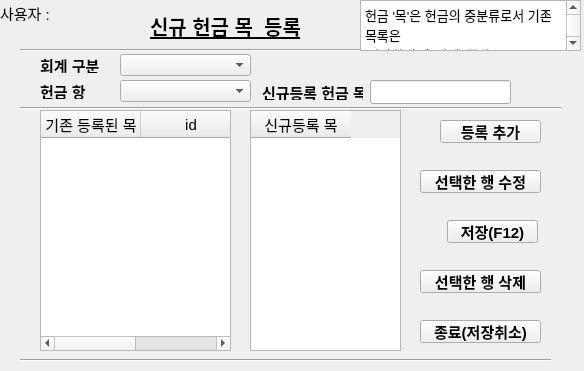
<?xml version="1.0" encoding="UTF-8"?>
<ui version="4.0">
 <class>Dialog</class>
 <widget class="QDialog" name="Dialog">
  <property name="enabled">
   <bool>true</bool>
  </property>
  <property name="geometry">
   <rect>
    <x>0</x>
    <y>0</y>
    <width>584</width>
    <height>371</height>
   </rect>
  </property>
  <property name="font">
   <font>
    <pointsize>11</pointsize>
   </font>
  </property>
  <property name="windowTitle">
   <string>Dialog</string>
  </property>
  <widget class="QLabel" name="user">
   <property name="geometry">
    <rect>
     <x>0</x>
     <y>5</y>
     <width>51</width>
     <height>16</height>
    </rect>
   </property>
   <property name="text">
    <string>사용자 :</string>
   </property>
  </widget>
  <widget class="Line" name="line_22">
   <property name="geometry">
    <rect>
     <x>20</x>
     <y>350</y>
     <width>531</width>
     <height>20</height>
    </rect>
   </property>
   <property name="orientation">
    <enum>Qt::Horizontal</enum>
   </property>
  </widget>
  <widget class="QLabel" name="user_widget">
   <property name="geometry">
    <rect>
     <x>70</x>
     <y>6</y>
     <width>51</width>
     <height>16</height>
    </rect>
   </property>
   <property name="text">
    <string/>
   </property>
  </widget>
  <widget class="QPushButton" name="addmok_button">
   <property name="geometry">
    <rect>
     <x>440</x>
     <y>120</y>
     <width>101</width>
     <height>23</height>
    </rect>
   </property>
   <property name="font">
    <font>
     <pointsize>11</pointsize>
     <bold>true</bold>
    </font>
   </property>
   <property name="text">
    <string>등록 추가</string>
   </property>
   <property name="autoDefault">
    <bool>false</bool>
   </property>
   <property name="default">
    <bool>false</bool>
   </property>
  </widget>
  <widget class="Line" name="line_5">
   <property name="geometry">
    <rect>
     <x>20</x>
     <y>100</y>
     <width>541</width>
     <height>16</height>
    </rect>
   </property>
   <property name="orientation">
    <enum>Qt::Horizontal</enum>
   </property>
  </widget>
  <widget class="QPushButton" name="hun_mokcancel_button">
   <property name="geometry">
    <rect>
     <x>420</x>
     <y>320</y>
     <width>121</width>
     <height>23</height>
    </rect>
   </property>
   <property name="font">
    <font>
     <pointsize>11</pointsize>
     <bold>true</bold>
    </font>
   </property>
   <property name="text">
    <string>종료(저장취소)</string>
   </property>
   <property name="autoDefault">
    <bool>false</bool>
   </property>
  </widget>
  <widget class="QPushButton" name="hun_moksave_button">
   <property name="geometry">
    <rect>
     <x>447</x>
     <y>220</y>
     <width>91</width>
     <height>23</height>
    </rect>
   </property>
   <property name="font">
    <font>
     <pointsize>11</pointsize>
     <bold>true</bold>
    </font>
   </property>
   <property name="text">
    <string>저장(F12)</string>
   </property>
   <property name="shortcut">
    <string>F12</string>
   </property>
   <property name="autoDefault">
    <bool>false</bool>
   </property>
  </widget>
  <widget class="Line" name="line_3">
   <property name="geometry">
    <rect>
     <x>20</x>
     <y>40</y>
     <width>541</width>
     <height>20</height>
    </rect>
   </property>
   <property name="orientation">
    <enum>Qt::Horizontal</enum>
   </property>
  </widget>
  <widget class="QLabel" name="label">
   <property name="geometry">
    <rect>
     <x>40</x>
     <y>83</y>
     <width>61</width>
     <height>16</height>
    </rect>
   </property>
   <property name="font">
    <font>
     <pointsize>11</pointsize>
     <bold>true</bold>
    </font>
   </property>
   <property name="text">
    <string>헌금 항</string>
   </property>
  </widget>
  <widget class="QLineEdit" name="new_hun_mok_reg_widget">
   <property name="geometry">
    <rect>
     <x>370</x>
     <y>80</y>
     <width>141</width>
     <height>24</height>
    </rect>
   </property>
   <property name="font">
    <font>
     <pointsize>11</pointsize>
     <bold>true</bold>
    </font>
   </property>
  </widget>
  <widget class="QTableWidget" name="registed_mok_tableWidget">
   <property name="geometry">
    <rect>
     <x>40</x>
     <y>110</y>
     <width>191</width>
     <height>241</height>
    </rect>
   </property>
   <property name="focusPolicy">
    <enum>Qt::NoFocus</enum>
   </property>
   <column>
    <property name="text">
     <string>기존 등록된 목</string>
    </property>
   </column>
   <column>
    <property name="text">
     <string>id</string>
    </property>
   </column>
  </widget>
  <widget class="QTableWidget" name="new_mok_tableWidget">
   <property name="geometry">
    <rect>
     <x>250</x>
     <y>110</y>
     <width>151</width>
     <height>241</height>
    </rect>
   </property>
   <property name="focusPolicy">
    <enum>Qt::NoFocus</enum>
   </property>
   <column>
    <property name="text">
     <string>신규등록 목</string>
    </property>
   </column>
  </widget>
  <widget class="QLabel" name="label_2">
   <property name="geometry">
    <rect>
     <x>150</x>
     <y>10</y>
     <width>181</width>
     <height>31</height>
    </rect>
   </property>
   <property name="font">
    <font>
     <pointsize>15</pointsize>
     <bold>true</bold>
     <underline>true</underline>
    </font>
   </property>
   <property name="text">
    <string>신규 헌금 목  등록</string>
   </property>
  </widget>
  <widget class="QComboBox" name="hang_comboBox_widget">
   <property name="geometry">
    <rect>
     <x>120</x>
     <y>80</y>
     <width>131</width>
     <height>22</height>
    </rect>
   </property>
   <property name="font">
    <font>
     <pointsize>11</pointsize>
     <bold>true</bold>
    </font>
   </property>
  </widget>
  <widget class="QLabel" name="label_3">
   <property name="geometry">
    <rect>
     <x>262</x>
     <y>84</y>
     <width>101</width>
     <height>16</height>
    </rect>
   </property>
   <property name="font">
    <font>
     <pointsize>11</pointsize>
     <bold>true</bold>
    </font>
   </property>
   <property name="text">
    <string>신규등록 헌금 목</string>
   </property>
  </widget>
  <widget class="QComboBox" name="gubun_comboBox_widget">
   <property name="geometry">
    <rect>
     <x>120</x>
     <y>54</y>
     <width>131</width>
     <height>22</height>
    </rect>
   </property>
   <property name="font">
    <font>
     <pointsize>11</pointsize>
     <bold>true</bold>
    </font>
   </property>
  </widget>
  <widget class="QLabel" name="label_4">
   <property name="geometry">
    <rect>
     <x>40</x>
     <y>57</y>
     <width>71</width>
     <height>16</height>
    </rect>
   </property>
   <property name="font">
    <font>
     <pointsize>11</pointsize>
     <bold>true</bold>
    </font>
   </property>
   <property name="text">
    <string>회계 구분</string>
   </property>
  </widget>
  <widget class="QPushButton" name="mok_delete_button">
   <property name="geometry">
    <rect>
     <x>420</x>
     <y>270</y>
     <width>121</width>
     <height>23</height>
    </rect>
   </property>
   <property name="font">
    <font>
     <pointsize>11</pointsize>
     <bold>true</bold>
    </font>
   </property>
   <property name="text">
    <string>선택한 행 삭제</string>
   </property>
   <property name="autoDefault">
    <bool>false</bool>
   </property>
   <property name="default">
    <bool>false</bool>
   </property>
  </widget>
  <widget class="QPushButton" name="mok_delete_button_2">
   <property name="geometry">
    <rect>
     <x>420</x>
     <y>170</y>
     <width>121</width>
     <height>23</height>
    </rect>
   </property>
   <property name="font">
    <font>
     <pointsize>11</pointsize>
     <bold>true</bold>
    </font>
   </property>
   <property name="text">
    <string>선택한 행 수정</string>
   </property>
   <property name="autoDefault">
    <bool>false</bool>
   </property>
   <property name="default">
    <bool>false</bool>
   </property>
  </widget>
  <widget class="QTextEdit" name="textEdit">
   <property name="geometry">
    <rect>
     <x>360</x>
     <y>0</y>
     <width>221</width>
     <height>51</height>
    </rect>
   </property>
   <property name="html">
    <string>&lt;!DOCTYPE HTML PUBLIC &quot;-//W3C//DTD HTML 4.0//EN&quot; &quot;http://www.w3.org/TR/REC-html40/strict.dtd&quot;&gt;
&lt;html&gt;&lt;head&gt;&lt;meta name=&quot;qrichtext&quot; content=&quot;1&quot; /&gt;&lt;meta charset=&quot;utf-8&quot; /&gt;&lt;style type=&quot;text/css&quot;&gt;
p, li { white-space: pre-wrap; }
hr { height: 1px; border-width: 0; }
li.unchecked::marker { content: &quot;\2610&quot;; }
li.checked::marker { content: &quot;\2612&quot;; }
&lt;/style&gt;&lt;/head&gt;&lt;body style=&quot; font-family:'맑은 고딕'; font-size:11pt; font-weight:400; font-style:normal;&quot;&gt;
&lt;p style=&quot; margin-top:0px; margin-bottom:0px; margin-left:0px; margin-right:0px; -qt-block-indent:0; text-indent:0px;&quot;&gt;&lt;span style=&quot; font-family:'Gulim'; font-size:10pt;&quot;&gt;헌금 '목'은 헌금의 중분류로서 기존 목록은 &lt;/span&gt;&lt;/p&gt;
&lt;p style=&quot; margin-top:0px; margin-bottom:0px; margin-left:0px; margin-right:0px; -qt-block-indent:0; text-indent:0px;&quot;&gt;&lt;span style=&quot; font-family:'Gulim'; font-size:10pt;&quot;&gt;'일반회계'의 '예배' 항에 '감사헌금','감사헌금','주일헌금'&lt;/span&gt;&lt;/p&gt;
&lt;p style=&quot; margin-top:0px; margin-bottom:0px; margin-left:0px; margin-right:0px; -qt-block-indent:0; text-indent:0px;&quot;&gt;&lt;span style=&quot; font-family:'Gulim'; font-size:10pt;&quot;&gt;이 있으며, '절기헌금', 항에 '신년감사헌금'부터 성탄헌금까지&lt;/span&gt;&lt;/p&gt;
&lt;p style=&quot; margin-top:0px; margin-bottom:0px; margin-left:0px; margin-right:0px; -qt-block-indent:0; text-indent:0px;&quot;&gt;&lt;span style=&quot; font-family:'Gulim'; font-size:10pt;&quot;&gt;5개의 절기헌금이 있다.&lt;/span&gt;&lt;/p&gt;
&lt;p style=&quot; margin-top:0px; margin-bottom:0px; margin-left:0px; margin-right:0px; -qt-block-indent:0; text-indent:0px;&quot;&gt;&lt;span style=&quot; font-family:'Gulim'; font-size:10pt;&quot;&gt; '지정헌금' 항에는 ,'건축헌금','목적헌금','학생부후원금' 등이 있다&lt;/span&gt;&lt;/p&gt;
&lt;p style=&quot; margin-top:0px; margin-bottom:0px; margin-left:0px; margin-right:0px; -qt-block-indent:0; text-indent:0px;&quot;&gt;&lt;span style=&quot; font-family:'Gulim'; font-size:10pt;&quot;&gt;' 기타소득' 항에는 '이자소득','타회계이월'이 있다.&lt;/span&gt;&lt;/p&gt;
&lt;p style=&quot; margin-top:0px; margin-bottom:0px; margin-left:0px; margin-right:0px; -qt-block-indent:0; text-indent:0px;&quot;&gt;&lt;span style=&quot; font-family:'Gulim'; font-size:10pt;&quot;&gt;선교회계에는 '선교헌금'항에 '선교헌금','구역헌금' 이 있다.&lt;/span&gt;&lt;/p&gt;&lt;/body&gt;&lt;/html&gt;</string>
   </property>
  </widget>
 </widget>
 <tabstops>
  <tabstop>addmok_button</tabstop>
  <tabstop>hun_moksave_button</tabstop>
  <tabstop>hun_mokcancel_button</tabstop>
 </tabstops>
 <resources/>
 <connections>
  <connection>
   <sender>addmok_button</sender>
   <signal>clicked()</signal>
   <receiver>Dialog</receiver>
   <slot>hunmok_reg_input()</slot>
   <hints>
    <hint type="sourcelabel">
     <x>455</x>
     <y>130</y>
    </hint>
    <hint type="destinationlabel">
     <x>394</x>
     <y>128</y>
    </hint>
   </hints>
  </connection>
  <connection>
   <sender>hun_moksave_button</sender>
   <signal>clicked()</signal>
   <receiver>Dialog</receiver>
   <slot>mokfile_save()</slot>
   <hints>
    <hint type="sourcelabel">
     <x>498</x>
     <y>233</y>
    </hint>
    <hint type="destinationlabel">
     <x>411</x>
     <y>281</y>
    </hint>
   </hints>
  </connection>
  <connection>
   <sender>hun_mokcancel_button</sender>
   <signal>clicked()</signal>
   <receiver>Dialog</receiver>
   <slot>mokfile_save_cancel()</slot>
   <hints>
    <hint type="sourcelabel">
     <x>436</x>
     <y>328</y>
    </hint>
    <hint type="destinationlabel">
     <x>408</x>
     <y>318</y>
    </hint>
   </hints>
  </connection>
  <connection>
   <sender>mok_delete_button</sender>
   <signal>clicked()</signal>
   <receiver>Dialog</receiver>
   <slot>delete_selected_row()</slot>
   <hints>
    <hint type="sourcelabel">
     <x>440</x>
     <y>282</y>
    </hint>
    <hint type="destinationlabel">
     <x>396</x>
     <y>209</y>
    </hint>
   </hints>
  </connection>
  <connection>
   <sender>mok_delete_button_2</sender>
   <signal>clicked()</signal>
   <receiver>Dialog</receiver>
   <slot>hunmok_modify()</slot>
   <hints>
    <hint type="sourcelabel">
     <x>515</x>
     <y>177</y>
    </hint>
    <hint type="destinationlabel">
     <x>557</x>
     <y>177</y>
    </hint>
   </hints>
  </connection>
 </connections>
 <slots>
  <slot>hunmok_reg_input()</slot>
  <slot>hunmok_add_cancel()</slot>
  <slot>mokfile_save()</slot>
  <slot>mokfile_save_cancel()</slot>
  <slot>hunmok_modify()</slot>
  <slot>delete_selected_row()</slot>
 </slots>
</ui>
